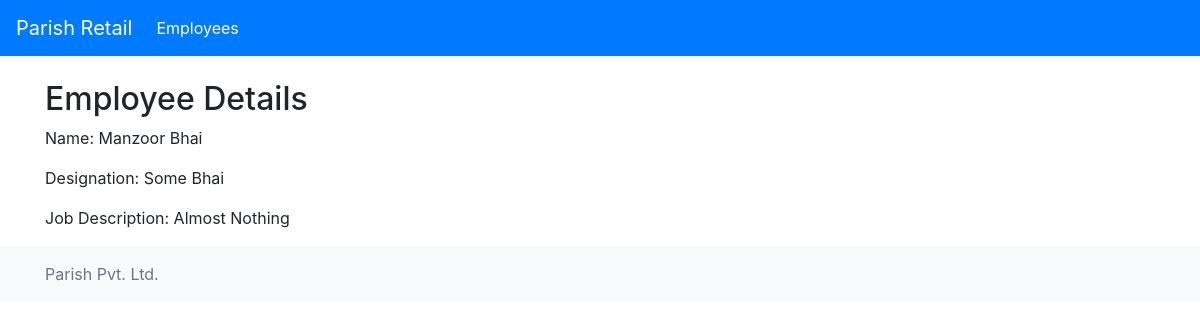
The page /Employees/employee/1/ on the database as committed earlier.
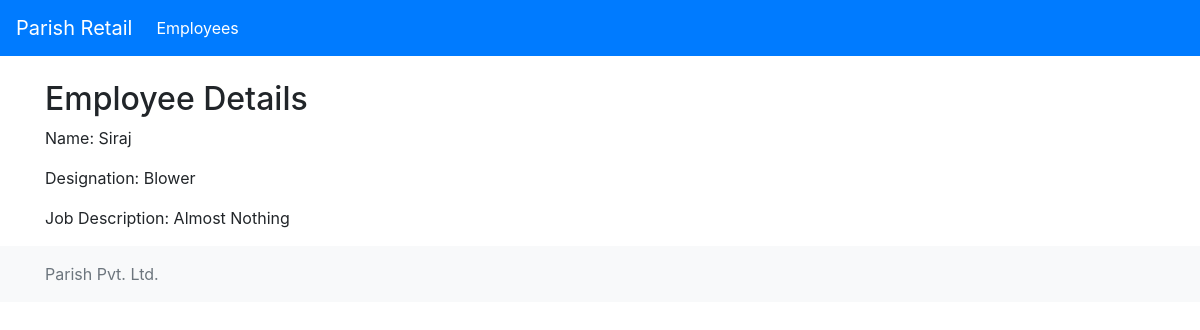
The same page on the database as committed later.
### Employees/models.py (models this page shows, shortened)
class Employee(models.Model):
    name = models.CharField(max_length=50)
    Last_name = models.CharField(max_length=50)
    CNIC = models.IntegerField()
    designation = models.CharField(max_length=50)
    JobDescription = models.TextField(max_length=300)
    Holiday = models.CharField(max_length=10)
    Salary = models.IntegerField()
    holiday_group = models.CharField(max_length =10)

### Employees/views.py (the view)
# urls.py: path('employee/<int:pk>/', EmployeeDetailView.as_view(), name='employee_detail'),
class EmployeeDetailView(DetailView):
    model = Employee
    context_object_name = 'employee'
    template_name = 'employee_detail.html'

### Employees/templates/employee_detail.html
{% extends 'base.html' %}
{% block content %}
<h2>Employee Details</h2>
<div>
    <p>Name: {{ employee.name }}</p>
    <p>Designation: {{ employee.designation }}</p>
    <p>Job Description: {{ employee.JobDescription }}</p>
</div>
{% endblock %}

Rows that differ between the two databases and show on the page:
changed Employee "Almost Nothing": name "Manzoor Bhai" → "Siraj"; designation "Some Bhai" → "Blower"
